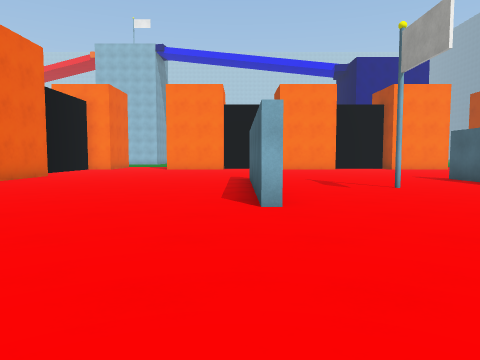
View 1 (above)

15 first-person views from a walk through a Unity game level. The camera is 1.2 m above the floor, tilts 4° down and sees 70° across. The floor is counted in squares, 2 m on a side. Each view is taken from the middle of a square. On the plan, view 1 faces up. The plan holds only what a view shows up to about 10 squares ahead; the rest is blank. The place goes on beyond the plan. The player character is not drawn. Surface patterns are stand-ins for the level's own textures.

View 2
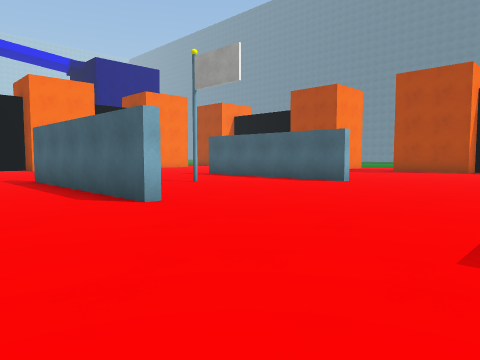

View 3
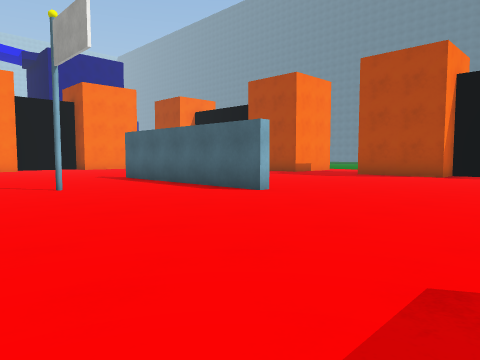

View 4
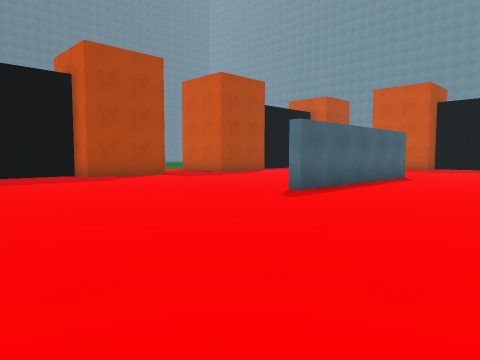

View 5
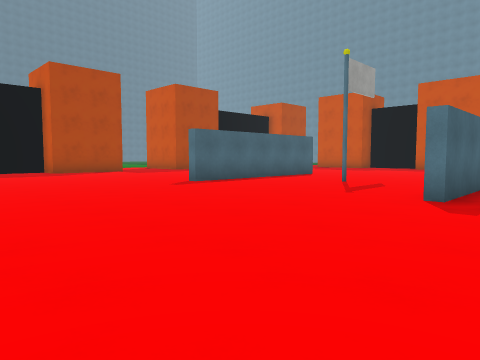

View 6
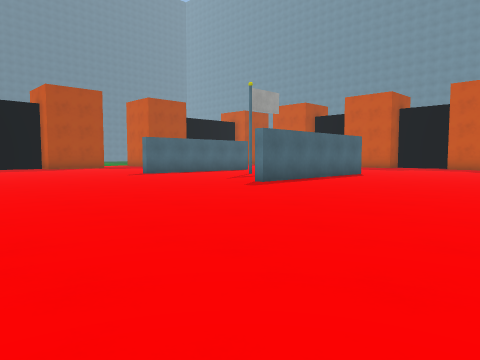

View 7
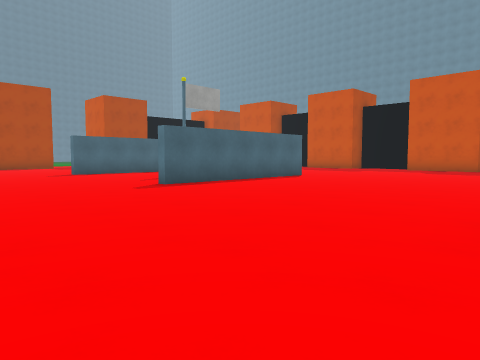

View 8
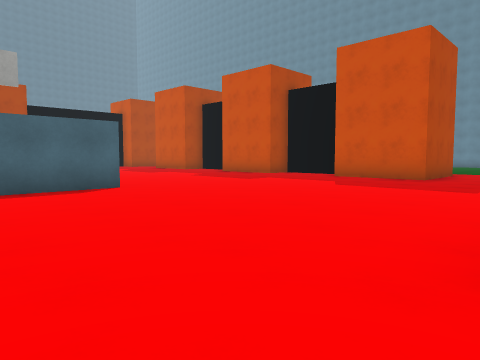

View 9
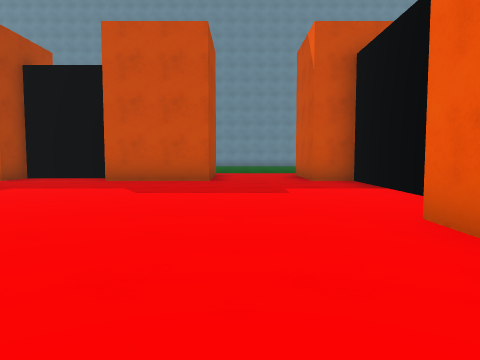

View 10
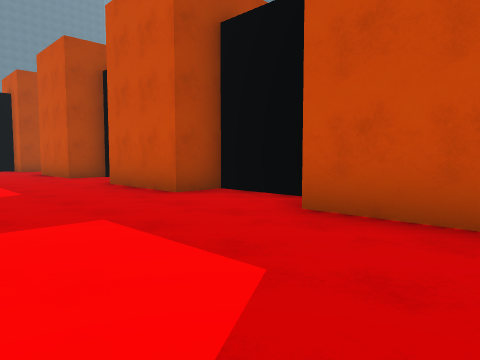

View 11
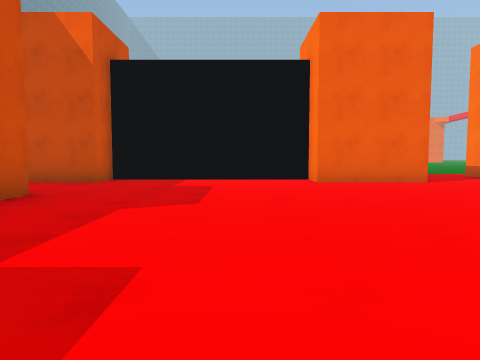

View 12
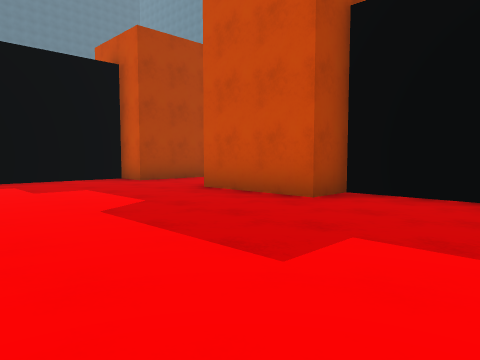

View 13
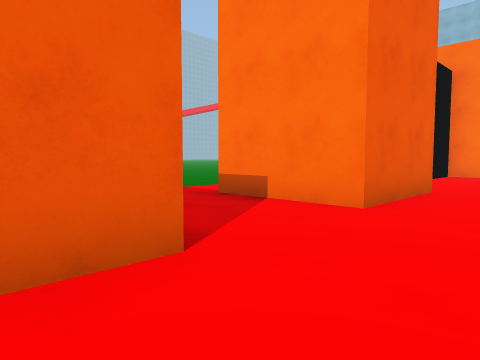

View 14
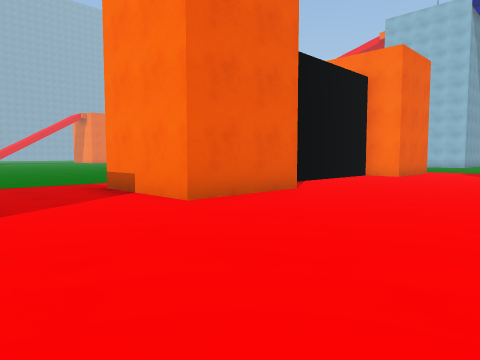

View 15
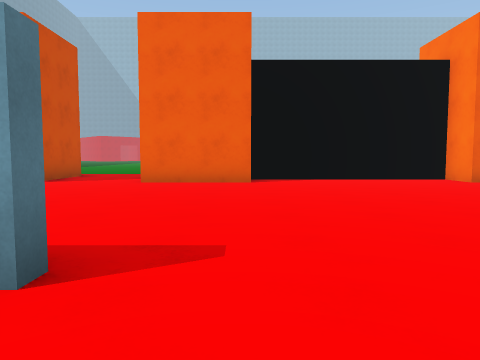

### Floor plan
Key: @ floor where view 1 was taken; # wall or solid block; . main floor; - floor 0.25 m lower than the main floor; F flag.
Columns run from 13 left of view 1 to 13 right of it. Each row starts with its distance up from view 1.
 15       #.....
 14       #............
 13       #.................
 12       #...................#
 11       #...................#
 10  --   ##.................##
  9  --   ##.................
  8 --- .###.....#.....#....
  7 --- .........#.....#...
  6     .........#..F..#...
  5      ###.....#.....#....
  4       ##.....#.....#.....
  3       ##.................##
  2       #...................#
  1       #...................#
  0       #......@............#
 -1       #...................#
 -2       #...................#
 -3       ##..#############..##
 -4        #..#             .#

Positions as (right, up) in squares from view 1, and headings:
1: (0, 0), facing up
2: (-2, 0), facing up-right
3: (1, 0), facing up-right
4: (2, 14), facing down-right
5: (-1, 14), facing down-right
6: (-5, 15), facing down-right
7: (-6, 13), facing down-right
8: (-6, 7), facing down-right
9: (-4, 6), facing down
10: (-3, 1), facing down-right
11: (2, 1), facing left
12: (4, 2), facing down-right
13: (-4, 4), facing up-left
14: (-2, 5), facing up-left
15: (2, 10), facing left
